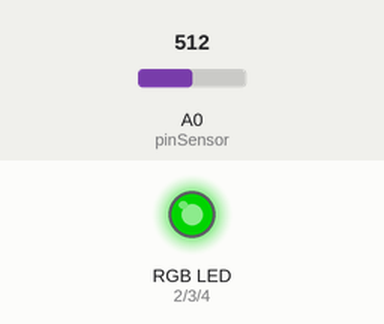
Simulated run of this sketch. Board: Arduino Uno, built with avr-gcc and run on an emulated ATmega328P. On the bench: an RGB LED mixed from three pins (HIGH = lit). Inputs (shaded band) come from the test bench; at power-on: A0 (pinSensor) = 512. Dim RGB values are drawn brighter than linear.

Above: at 1.2 s.
1.3 s: A0 (pinSensor) set to 716
At 1.6 s:
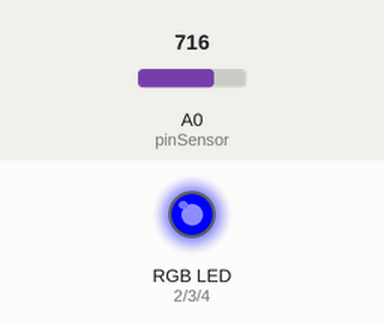
2.8 s: A0 (pinSensor) set to 900
At 3.9 s:
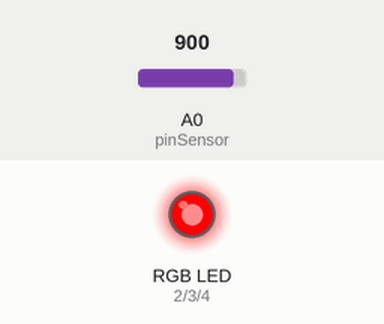
4.3 s: A0 (pinSensor) set to 306
At 5.1 s:
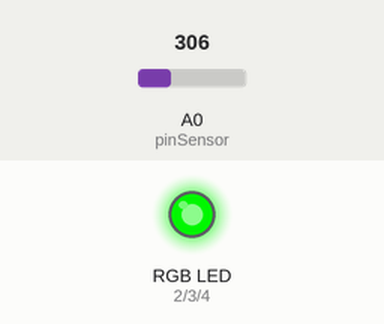
5.8 s: A0 (pinSensor) set to 122
At 6.2 s:
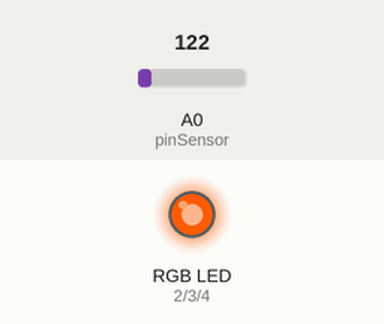
7.3 s: A0 (pinSensor) set to 0
At 8.5 s:
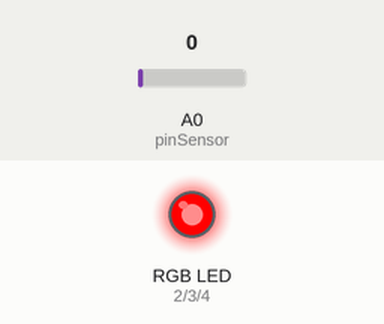
8.8 s: A0 (pinSensor) set to 511
At 9.7 s:
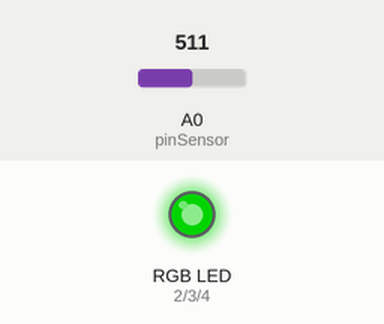
Timing chart, 0 to 11.3 s (numbered marks = the images above; inputs shaded):
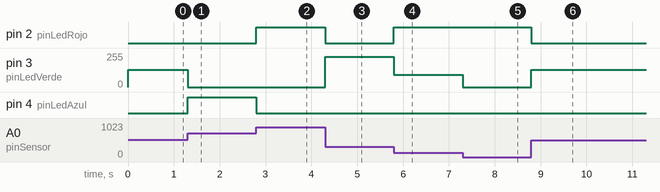

Measured:
- after the input at 1.3 s, pin 3 (pinLedVerde): 128/255 → 0/255 at once; pin 4 (pinLedAzul): LOW → HIGH at once
- after the input at 2.8 s, pin 2 (pinLedRojo): LOW → HIGH at once; pin 4 (pinLedAzul): HIGH → LOW at once
- after the input at 4.3 s, pin 2 (pinLedRojo): HIGH → LOW at once; pin 3 (pinLedVerde): 0/255 → 228/255 at once
- after the input at 5.8 s, pin 2 (pinLedRojo): LOW → HIGH at once; pin 3 (pinLedVerde): 228/255 → 91/255 at once
- after the input at 7.3 s, pin 3 (pinLedVerde): 91/255 → 0/255 at once
- after the input at 8.8 s, pin 2 (pinLedRojo): HIGH → LOW at once; pin 3 (pinLedVerde): 0/255 → 128/255 at once

The sketch:

Circuito_10.ino
```cpp
/*
  CIRCUITO 10 - Resistencia Suave.
  Para armar este circuito necesitaras:
  -1 Tarjeta Arduino
  -1 Breadboard
  -1 cable USB
  -8 cable de prototipados
  -1 sensor suave o tactil
  -1 LED RGB
  -3 resistencias 330 Ohms
 */
//Se definen los pines conectados al led RGB
const int pinLedRojo  = 2;
const int pinLedVerde = 3;
const int pinLedAzul  = 4;

//Tambien se define el pin conectado al potenciometro suave
const int pinSensor = 0;

//En estas variables se guardan los valores de intensidad para
//los colores
int valorRojo, valorVerde, valorAzul;

void setup() {
  //En esta ocasion no se inicializa nada, porque ni el ADC ni
  //el PWM necesitan inicializacion.
}

void loop() {
  int valorSensor;
  valorSensor = analogRead(pinSensor);

  establecerColor(valorSensor);
}

void establecerColor(int posicionRGB) {
  //Estas variables son usadas para los calculos de color
  int mapeoRGB1, mapeoRGB2, recorte1, recorte2;

  //Este mapeo calcula el nivel de rojo para el primer tercio
  //del rango de entrada, el cual va en disminucion desde el
  //maximo (255) al minimo (0).
  mapeoRGB1 = map(posicionRGB, 0, 341, 255, 0);
  //Este recorte se asegura que la salida no exceda el rango
  //del PWM
  recorte1 = constrain(mapeoRGB1, 0, 255);

  //Nota: En el segundo tercio no se hace nada porque el rojo
  //debe estar apagado.

  //El segundo mapeo calcula el rojo en ascenso para el tercer
  //tercio.
  mapeoRGB2 = map(posicionRGB, 682, 1023, 0, 255);
  //Tambien aca se hace recorte
  recorte2 = constrain(mapeoRGB2, 0, 255);

  //El valor de rojo final se obtiene sumando ambos mapeos
  valorRojo = recorte1 + recorte2;

  //El color verde se calcula con el mismo metodo de mapeo y
  //recorte que el rojo, solo que se evita usar las variables
  //intermedias al combinar todas las funciones. Aca el primer
  //tercio es de ascenso, el segundo es de descenso y el tercero
  //es de apagado.
  valorVerde =
      constrain(map(posicionRGB, 0, 341, 0, 255),   0, 255)
    - constrain(map(posicionRGB, 341, 682, 0, 255), 0, 255);

  //En el azul se usa el mismo metodo que el verde. El primer
  //tercio es apagado, el segundo es de ascenso y el tercero
  //es de descenso.
  valorAzul =
      constrain(map(posicionRGB, 341, 682, 0, 255),  0, 255)
    - constrain(map(posicionRGB, 682, 1023, 0, 255), 0, 255);

  //Con los valores de las 3 componentes de color calculadas,
  //se envian las intensidades al led RGB mediante PWM.
  analogWrite(pinLedRojo,  valorRojo);
  analogWrite(pinLedVerde, valorVerde);
  analogWrite(pinLedAzul,  valorAzul);
}
/*
   Código realizado por Joksan Alvarado en colaboración con
   Karla Hernandez para el proyecto de educación en tecnologias
   Microcode impartido desde el LabCT, en El Salvador.

   Este material se encuentra bajo licencia Creative Commons 4.0
   CC-BY-SA y GNU General public license 3.0
*/
```
